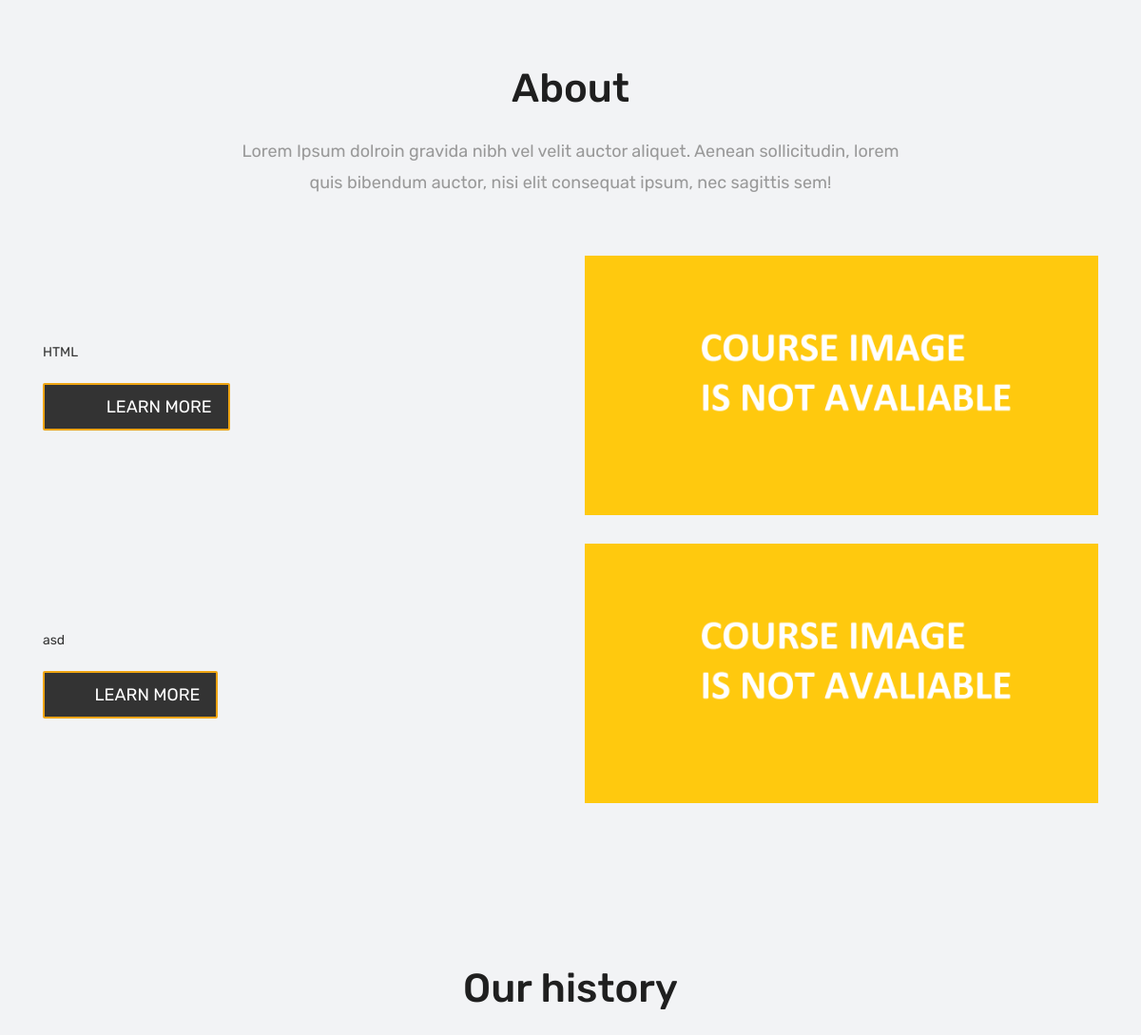
The app's page / (middle part), older data.
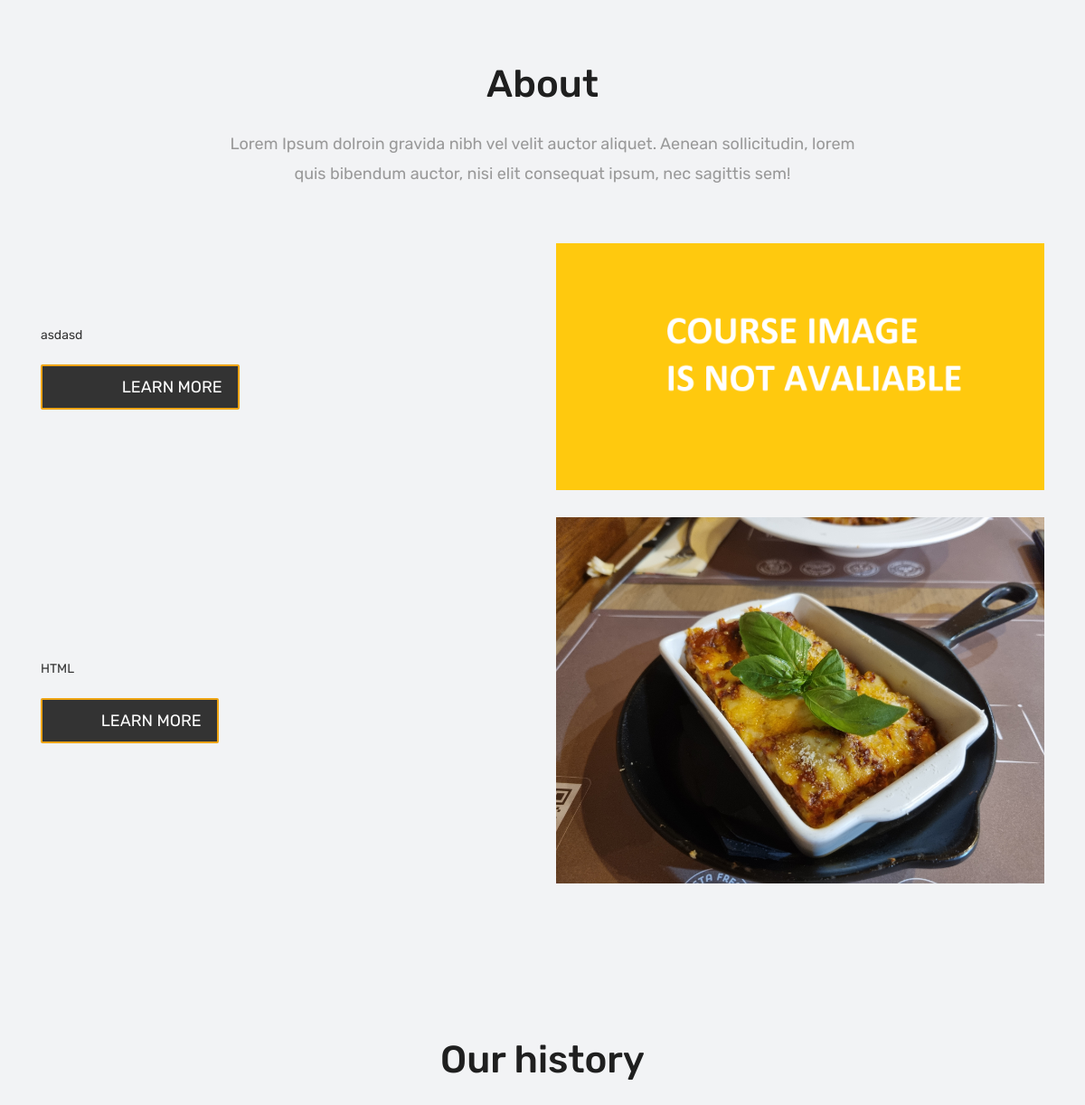
The same page, newer data.
### courses/models.py (models this page shows, shortened)
class Course(models.Model):
    teacher = models.ForeignKey(Teacher,null=True, on_delete=models.CASCADE)
    name = models.CharField(max_length=50, unique=True)
    category = models.ForeignKey(Category,null=True,on_delete=models.DO_NOTHING)
    tags = models.ManyToManyField(Tag, blank=True, null=True)
    description = models.TextField(blank=True,null=True)
    image = models.ImageField(upload_to="courses/%Y/%m/%d/",default="courses/default_course_image.png")
    date = models.DateTimeField(auto_now=True)
    avaliable = models.BooleanField(default=True)

### pages/views.py (the view)
# urls.py: path('',IndexView.as_view(),name='index'),
class IndexView(TemplateView):
    template_name = 'index.html'
    def get_context_data(self, **kwargs):
        context = super().get_context_data(**kwargs)
        context['courses'] = Course.objects.filter(avaliable=True).order_by('-date')[:2]
        context['total_course'] = Course.objects.filter(avaliable=True).count()
        return context

### templates/index.html (shortened to what this page needs)
{% extends 'partials/_base.html' %}
{% load static %}
{% block content %}
    <div id="overviews" class="section lb">
        <div class="container">
            <div class="section-title row text-center">
                <div class="col-md-8 offset-md-2">
                    <h3>About</h3>
                    <p class="lead">Lorem Ipsum dolroin gravida nibh vel velit auctor aliquet. Aenean sollicitudin, lorem quis bibendum auctor, nisi elit consequat ipsum, nec sagittis sem!</p>
                </div>
            </div>
            {% for course in courses %}
            <div class="row align-items-center">
                <div class="col-xl-6 col-lg-6 col-md-12 col-sm-12">
                    <div class="message-box">
                        <p>{{course.name}}</p>
                        <a href="{% url 'course_detail' course.category.slug course.id %}" class="hover-btn-new orange" title="">{{course.name}}<span>Learn More</span></a>
                    </div>
                </div>
				<div class="col-xl-6 col-lg-6 col-md-12 col-sm-12">
                    <div class="post-media wow fadeIn">
                        <img src="{{course.image.url}}" alt="" class="img-fluid img-rounded">
                    </div>
                </div>
			</div>
			{%endfor%}
            </div>
        </div>
    <section class="section lb page-section">
		<div class="container">
			 <div class="section-title row text-center">
                <div class="col-md-8 offset-md-2">
                    <h3>Our history</h3>
                </div>
            </div>
		</div>
	</section>
   {% endblock %}

Row changes from the older to the newer data that the page shows:
no longer on this page (row edited): Course: name "asd", image (placeholder picture)
added Course: name "asdasd", image (placeholder picture)
changed Course "HTML": image: picture added in place of a placeholder
